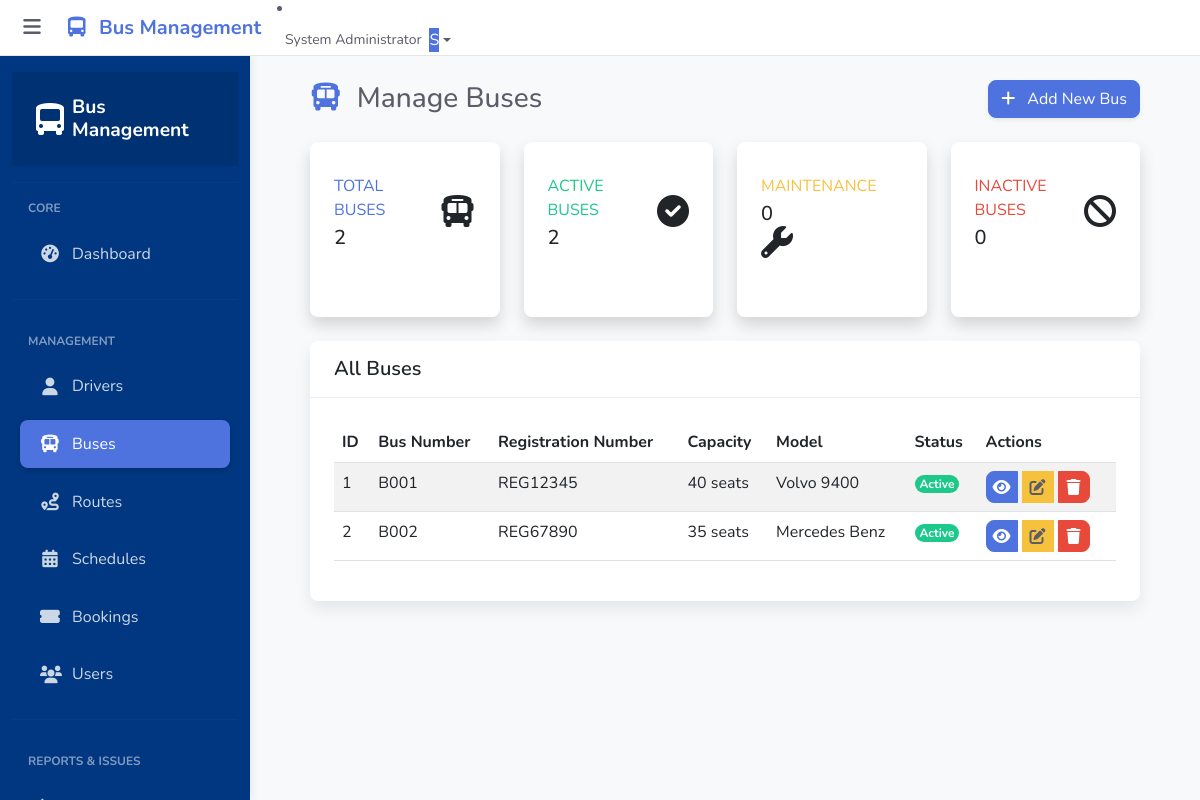
The app's page /admin/buses.php (signed in) with its own data.
### tables this page shows
CREATE TABLE IF NOT EXISTS buses (
    id INT AUTO_INCREMENT PRIMARY KEY,
    bus_number VARCHAR(20) NOT NULL UNIQUE,
    registration_number VARCHAR(50) NOT NULL,
    capacity INT NOT NULL,
    model VARCHAR(50) NOT NULL,
    status ENUM('active', 'maintenance', 'inactive') DEFAULT 'active',
    created_at TIMESTAMP DEFAULT CURRENT_TIMESTAMP
);

### admin/buses.php (the view, shortened to what this page needs)
<?php
require_once '../config/database.php';
$sql = "SELECT * FROM buses ORDER BY bus_number ASC";
$result = $conn->query($sql);
$buses = [];
if ($result->num_rows > 0) {
    while ($row = $result->fetch_assoc()) {
        $buses[] = $row;
    }
}
?>
<?php
include 'includes/header.php';
?>
<div class="container-fluid px-4">
    <div class="d-sm-flex align-items-center justify-content-between mb-4">
        <h1 class="h3 mb-0 text-gray-800">
            <i class="fas fa-bus text-primary me-2"></i> Manage Buses
        </h1>
        <button class="btn btn-primary shadow-sm" data-bs-toggle="modal" data-bs-target="#addBusModal">
            <i class="fas fa-plus me-2"></i> Add New Bus
        </button>
    </div>
    <div class="row">
        <div class="col-xl-3 col-md-6 mb-4">
            <div class="card border-left-primary shadow h-100 py-2">
                <div class="card-body">
                    <div class="row no-gutters align-items-center">
                        <div class="col mr-2">
                            <div class="text-xs font-weight-bold text-primary text-uppercase mb-1">
                                Total Buses</div>
                            <div class="h5 mb-0 font-weight-bold text-gray-800">
                                <?php
                                $totalBusesSql = "SELECT COUNT(*) as total FROM buses";
                                $totalBusesResult = $conn->query($totalBusesSql);
                                $totalBuses = $totalBusesResult->fetch_assoc()['total'];
                                echo $totalBuses;
                                ?>
                            </div>
                        </div>
                        <div class="col-auto">
                            <i class="fas fa-bus fa-2x text-gray-300"></i>
                        </div>
                    </div>
                </div>
            </div>
        </div>
        <div class="col-xl-3 col-md-6 mb-4">
            <div class="card border-left-success shadow h-100 py-2">
                <div class="card-body">
                    <div class="row no-gutters align-items-center">
                        <div class="col mr-2">
                            <div class="text-xs font-weight-bold text-success text-uppercase mb-1">
                                Active Buses</div>
                            <div class="h5 mb-0 font-weight-bold text-gray-800">
                                <?php
                                $activeBusesSql = "SELECT COUNT(*) as active FROM buses WHERE status = 'active'";
                                $activeBusesResult = $conn->query($activeBusesSql);
                                $activeBuses = $activeBusesResult->fetch_assoc()['active'];
                                echo $activeBuses;
                                ?>
                            </div>
                        </div>
                        <div class="col-auto">
                            <i class="fas fa-check-circle fa-2x text-gray-300"></i>
                        </div>
                    </div>
                </div>
            </div>
        </div>
        <div class="col-xl-3 col-md-6 mb-4">
            <div class="card border-left-warning shadow h-100 py-2">
                <div class="card-body">
                    <div class="row no-gutters align-items-center">
                        <div class="col mr-2">
                            <div class="text-xs font-weight-bold text-warning text-uppercase mb-1">
                                Maintenance</div>
                            <div class="h5 mb-0 font-weight-bold text-gray-800">
                                <?php
                                $maintenanceBusesSql = "SELECT COUNT(*) as maintenance FROM buses WHERE status = 'maintenance'";
                                $maintenanceBusesResult = $conn->query($maintenanceBusesSql);
                                $maintenanceBuses = $maintenanceBusesResult->fetch_assoc()['maintenance'];
                                echo $maintenanceBuses;
                                ?>
                            </div>
                        </div>
                        <div class="col-auto">
                            <i class="fas fa-wrench fa-2x text-gray-300"></i>
                        </div>
                    </div>
                </div>
            </div>
        </div>
        <div class="col-xl-3 col-md-6 mb-4">
            <div class="card border-left-danger shadow h-100 py-2">
                <div class="card-body">
                    <div class="row no-gutters align-items-center">
                        <div class="col mr-2">
                            <div class="text-xs font-weight-bold text-danger text-uppercase mb-1">
                                Inactive Buses</div>
                            <div class="h5 mb-0 font-weight-bold text-gray-800">
                                <?php
                                $inactiveBusesSql = "SELECT COUNT(*) as inactive FROM buses WHERE status = 'inactive'";
                                $inactiveBusesResult = $conn->query($inactiveBusesSql);
                                $inactiveBuses = $inactiveBusesResult->fetch_assoc()['inactive'];
                                echo $inactiveBuses;
                                ?>
                            </div>
                        </div>
                        <div class="col-auto">
                            <i class="fas fa-ban fa-2x text-gray-300"></i>
                        </div>
                    </div>
                </div>
            </div>
        </div>
    </div>
                <div class="card">
                    <div class="card-header">
                        <h5>All Buses</h5>
                    </div>
                    <div class="card-body">
                        <div class="table-responsive">
                            <table class="table table-striped table-hover">
                                <thead>
                                    <tr>
                                        <th>ID</th>
                                        <th>Bus Number</th>
                                        <th>Registration Number</th>
                                        <th>Capacity</th>
                                        <th>Model</th>
                                        <th>Status</th>
                                        <th>Actions</th>
                                    </tr>
                                </thead>
                                <tbody>
                                    <?php if (count($buses) > 0): ?>
                                        <?php foreach ($buses as $bus): ?>
                                            <tr>
                                                <td><?php echo $bus['id']; ?></td>
                                                <td><?php echo $bus['bus_number']; ?></td>
                                                <td><?php echo $bus['registration_number']; ?></td>
                                                <td><?php echo $bus['capacity']; ?> seats</td>
                                                <td><?php echo $bus['model']; ?></td>
                                                <td>
                                                    <?php
                                                    $statusClass = '';
                                                    switch ($bus['status']) {
                                                        case 'active':
                                                            $statusClass = 'bg-success';
                                                            break;
                                                    }
                                                    ?>
                                                    <span class="badge <?php echo $statusClass; ?>">
                                                        <?php echo ucfirst($bus['status']); ?>
                                                    </span>
                                                </td>
                                                <td>
                                                    <div class="btn-group">
                                                        <button class="btn btn-sm btn-primary btn-action" data-bs-toggle="modal" data-bs-target="#viewBusModal<?php echo $bus['id']; ?>">
                                                            <i class="fas fa-eye"></i>
                                                        </button>
                                                        <button class="btn btn-sm btn-warning btn-action" data-bs-toggle="modal" data-bs-target="#editBusModal<?php echo $bus['id']; ?>">
                                                            <i class="fas fa-edit"></i>
                                                        </button>
                                                        <button class="btn btn-sm btn-danger btn-action" data-bs-toggle="modal" data-bs-target="#deleteBusModal<?php echo $bus['id']; ?>">
                                                            <i class="fas fa-trash"></i>
                                                        </button>
                                                    </div>
                                                </td>
                                            </tr>
                                        <?php endforeach; ?>
                                    <?php else: ?>
                                        <tr>
                                            <td colspan="7" class="text-center">No buses found</td>
                                        </tr>
                                    <?php endif; ?>
                                </tbody>
                            </table>
                        </div>
                    </div>
                </div>
            </div>
        </div>
    </div>
</body>
</html>

### assets/css/style.css (style rules this page uses)
body { min-height: 100vh; display: flex; flex-direction: column; overflow-x: hidden; }
.table-responsive { overflow-x: auto; }
.btn-action { width: 32px; height: 32px; padding: 0; display: inline-flex; align-items: center; justify-content: center; border-radius: var(--border-radius); margin-right: 5px; }

### records on screen
buses: id "1", bus_number "B001", registration_number "REG12345", capacity "40", model "Volvo 9400", status "Active"
buses: id "2", bus_number "B002", registration_number "REG67890", capacity "35", model "Mercedes Benz", status "Active"

### other values on screen
$_SESSION['name'] "System Administrator"
substr($_SESSION['name'], 0, 1) "S"
$totalBuses "2"
$activeBuses "2"
$maintenanceBuses "0"
$inactiveBuses "0"
